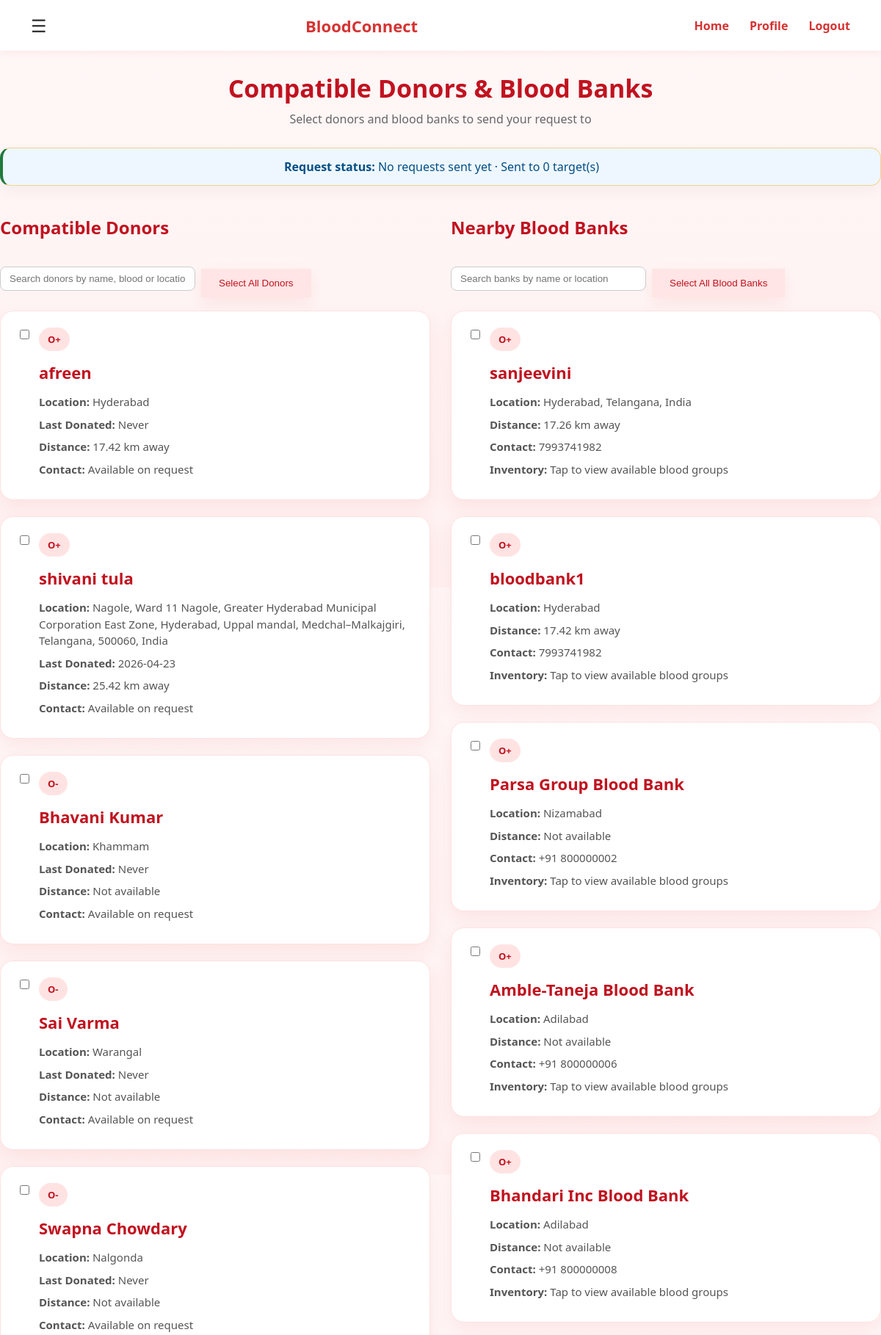
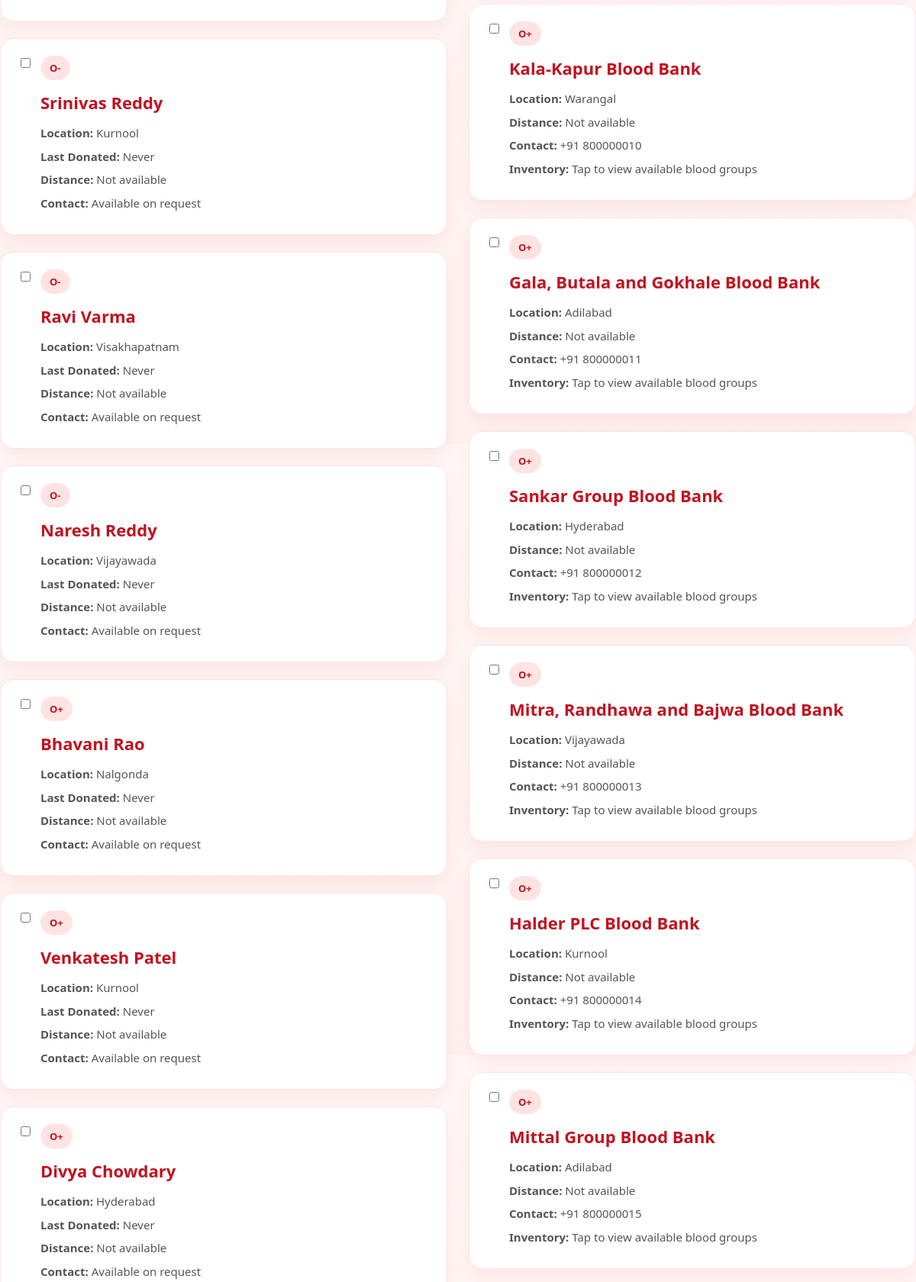
The app's page /results/4 (signed in, upper part) with its own data (2 pictures, top to bottom).
### tables this page shows
CREATE TABLE users(
        id INTEGER PRIMARY KEY AUTOINCREMENT,
        name TEXT NOT NULL,
        email TEXT UNIQUE NOT NULL,
        password TEXT NOT NULL,
        phone TEXT,
        age INTEGER,
        weight REAL,
        blood TEXT,
        location TEXT,
        latitude REAL,
        longitude REAL,
        last_donated TEXT,
        is_donor INTEGER DEFAULT 0,
        is_available INTEGER DEFAULT 1
    , referral_code TEXT, role TEXT DEFAULT 'donor', is_admin INTEGER DEFAULT 0);

CREATE TABLE blood_banks(
        id INTEGER PRIMARY KEY AUTOINCREMENT,
        name TEXT,
        blood_groups_available TEXT,
        phone TEXT,
        location TEXT,
        latitude REAL,
        longitude REAL
    , email TEXT, password TEXT);

CREATE TABLE requests(
        id INTEGER PRIMARY KEY AUTOINCREMENT,
        patient_name TEXT,
        gender TEXT,
        age INTEGER,
        blood TEXT,
        units_required INTEGER,
        hospital TEXT,
        contact_number TEXT,
        location TEXT,
        latitude REAL,
        longitude REAL,
        requester_id INTEGER,
        is_emergency INTEGER DEFAULT 0
    , status TEXT DEFAULT 'open');

### app.py (the view)
@app.route('/results/<int:request_id>')
@login_required
def show_results(request_id):
    req = get_request_by_id(request_id)
    if not req or req[11] != session['user']['id']:
        return "Request not found", 404
    compatible_blood_groups = compat.get(req[4], [req[4]])
    donors = get_compatible_donors()
    request_notifications = get_notifications_by_request(request_id)
    requested_donor_ids = {note[1] for note in request_notifications}
    donor_list = []
    for donor in donors:
        if donor[0] == session['user']['id']:
            continue
        donor_blood = donor[7]
        if req[12] or donor_blood in compatible_blood_groups:  # For emergency, show all donors
            distance = None
            if req[9] and req[10] and donor[9] and donor[10]:
                distance = haversine(req[9], req[10], donor[9], donor[10])
            donor_list.append({
                'id': donor[0],
                'name': donor[1],
                'blood': donor[7],
                'phone': donor[4],
                'location': donor[8],
                'last_donated': donor[11] or 'Never',
                'latitude': donor[9],
                'longitude': donor[10],
                'distance': distance,
                'already_requested': donor[0] in requested_donor_ids
            })
    donor_list.sort(key=lambda x: x['distance'] if x['distance'] is not None else float('inf'))
    request_banks = get_blood_banks_for_request(request_id)
    requested_bank_ids = {bank[0] for bank in request_banks}
    blood_banks = get_all_blood_banks()
    bank_list = []
    for bank in blood_banks:
        if req[12] or req[4] in bank[2]:  # For emergency, show all banks
            distance = None
            if req[9] and req[10] and bank[5] is not None and bank[6] is not None:
                distance = haversine(req[9], req[10], bank[5], bank[6])
            bank_list.append({
                'id': bank[0],
                'name': bank[1],
                'blood_groups_available': bank[2],
                'phone': bank[3],
                'location': bank[4],
                'latitude': bank[5],
                'longitude': bank[6],
                'distance': distance,
                'already_requested': bank[0] in requested_bank_ids
            })
    bank_list.sort(key=lambda x: x['distance'] if x['distance'] is not None else float('inf'))
    request_notes = get_notifications_by_request(request_id)
    accepted_count = sum(1 for note in request_notes if note[3] == 'accepted')
    pending_count = sum(1 for note in request_notes if note[3] == 'pending')
    declined_count = sum(1 for note in request_notes if note[3] == 'declined')
    completed_count = sum(1 for note in request_notes if note[3] == 'completed')
    sent_to_count = len({note[1] for note in request_notes}) + len(get_blood_banks_for_request(request_id))
    if accepted_count:
        request_status = f"{accepted_count} accepted, {pending_count} pending"
    elif pending_count:
        request_status = "Waiting for donor responses"
    elif declined_count:
        request_status = "All donor responses declined"
    else:
        request_status = "No requests sent yet"
    return render_template('results.html',
        request_id=request_id,
        request_status=request_status,
        sent_to_count=sent_to_count,
        patient_name=req[1],
        patient_gender=req[2],
        patient_age=req[3],
        requested_blood=req[4],
        units_required=req[5],
        hospital=req[6],
        contact_number=req[7],
        request_location=req[8],
        donors=donor_list,
        blood_banks=bank_list,
        show_blood_banks="yes" if bank_list else "no",
        is_emergency=req[12]
    )

### app.py (called while the page is built)
@app.context_processor
def inject_user():
    return {'user': session.get('user')}

def login_required(view):
    @wraps(view)
    def wrapped_view(*args, **kwargs):
        if not session.get('user'):
            next_page = request.path
            if request.query_string:
                next_page += '?' + request.query_string.decode('utf-8')
            return redirect(f"/login?next={next_page}")
        return view(*args, **kwargs)
    return wrapped_view

def haversine(lat1, lon1, lat2, lon2):
    R = 6371  # km
    lat1, lon1, lat2, lon2 = map(float, [lat1, lon1, lat2, lon2])
    dlat = radians(lat2 - lat1)
    dlon = radians(lon2 - lon1)
    a = sin(dlat / 2) ** 2 + cos(radians(lat1)) * cos(radians(lat2)) * sin(dlon / 2) ** 2
    c = 2 * atan2(sqrt(a), sqrt(1 - a))
    return R * c

### database.py (called while the page is built)
def get_request_by_id(request_id):
    conn = sqlite3.connect(DB_NAME)
    cur = conn.cursor()
    cur.execute("SELECT * FROM requests WHERE id=?", (request_id,))
    request_row = cur.fetchone()
    conn.close()
    return request_row

def get_notifications_by_request(request_id):
    conn = sqlite3.connect(DB_NAME)
    cur = conn.cursor()
    cur.execute("SELECT * FROM notifications WHERE request_id=?", (request_id,))
    notifications = cur.fetchall()
    conn.close()
    return notifications

def get_blood_banks_for_request(request_id):
    conn = sqlite3.connect(DB_NAME)
    cur = conn.cursor()
    cur.execute('''
        SELECT b.id, b.name, b.phone, b.location, b.latitude, b.longitude, rb.status
        FROM blood_banks b
        JOIN request_blood_banks rb ON b.id = rb.bank_id
        WHERE rb.request_id=?
    ''', (request_id,))
    banks = cur.fetchall()
    conn.close()
    return banks

def get_compatible_donors():
    conn = sqlite3.connect(DB_NAME)
    cur = conn.cursor()
    cur.execute("SELECT * FROM users WHERE is_donor=1 AND is_available=1")
    donors = cur.fetchall()
    conn.close()
    return donors

def get_all_blood_banks():
    conn = sqlite3.connect(DB_NAME)
    cur = conn.cursor()
    cur.execute("SELECT * FROM blood_banks")
    banks = cur.fetchall()
    conn.close()
    return banks

### templates/results.html (shortened to what this page needs)
<!DOCTYPE html>
<html>
<head>
    <link rel="stylesheet" href="{{ url_for('static', filename='style.css') }}">
</head>
<body>
<div class="navbar">
    <div class="menu">☰</div>
    <div class="logo">BloodConnect</div>
    <div class="nav-links">
        {% if user %}
            <a href="/">Home</a>
            <a href="/profile">Profile</a>
            <a href="/logout">Logout</a>
        {% else %}
            <a href="/">Home</a>
            <a href="/login">Sign In</a>
            <a href="/signup">Sign Up</a>
        {% endif %}
    </div>
</div>
<div class="results-wrapper">
    <div class="results-header">
        <h2>Compatible Donors & Blood Banks</h2>
        <p>Select donors and blood banks to send your request to</p>
    </div>
    {% if request_status %}
    <div class="alert-message" style="background: #eef7ff; color: #034f84; border-left: 4px solid #1f7a3d; margin-bottom: 16px;">
        <strong>Request status:</strong> {{ request_status }}{% if sent_to_count is not none %} · Sent to {{ sent_to_count }} target(s){% endif %}
    </div>
    {% endif %}
    <form id="requestForm" method="POST" action="/send-request">
        <div class="split-results">
            <div class="results-column">
                <div class="section-header" style="display: flex; justify-content: space-between; align-items: center; flex-wrap: wrap; gap: 10px;">
                    <div>
                        <h3 class="section-title">Compatible Donors</h3>
                    </div>
                    <div style="display:flex; align-items:center; gap:8px;">
                        <input id="donorSearch" type="text" placeholder="Search donors by name, blood or location" oninput="filterDonors()" style="padding: 8px 12px; border: 1px solid #ccc; border-radius: 8px; min-width:240px;">
                        <button type="button" class="secondary-btn" onclick="selectAllDonors()">Select All Donors</button>
                    </div>
                </div>
                {% if donors %}
                <div class="donor-grid two-col-grid">
                    {% for donor in donors %}
                    <div class="donor-card" data-name="{{ donor.name|lower }}" data-blood="{{ donor.blood|lower }}" data-location="{{ donor.location|lower }}" data-requested="{{ 'true' if donor.already_requested else 'false' }}">
                        <div style="display: flex; align-items: flex-start; gap: 10px;">
                            <input type="checkbox" name="selected_donors" value="{{ donor.id }}" onchange="checkSelections()" {% if donor.already_requested %}checked{% endif %}>
                            <div style="flex: 1;" onclick="openDonorModal('{{ donor.name }}','{{ donor.blood }}','{{ donor.phone }}','{{ donor.location }}','{{ donor.last_donated }}')">
                                <span class="tag">{{ donor.blood }}</span>
                                <h3>{{ donor.name }}</h3>
                                <p><b>Location:</b> {{ donor.location }}</p>
                                <p><b>Last Donated:</b> {{ donor.last_donated }}</p>
                                {% if donor.distance is not none %}
                                    <p><b>Distance:</b> {{ "%.2f"|format(donor.distance) }} km away</p>
                                {% else %}
                                    <p><b>Distance:</b> Not available</p>
                                {% endif %}
                                <p><b>Contact:</b> Available on request</p>
                            </div>
                        </div>
                    </div>
                    {% endfor %}
                </div>
                {% else %}
                <div class="empty-state">
                    <h3>No matching donors found.</h3>
                    <p>Try checking nearby blood banks.</p>
                </div>
                {% endif %}
            </div>
            <div class="results-column">
                <div class="section-header" style="display: flex; justify-content: space-between; align-items: center; flex-wrap: wrap; gap: 10px;">
                    <div>
                        <h3 class="section-title">Nearby Blood Banks</h3>
                    </div>
                    <div style="display:flex; align-items:center; gap:8px;">
                        <input id="bankSearch" type="text" placeholder="Search banks by name or location" oninput="filterBanks()" style="padding: 8px 12px; border: 1px solid #ccc; border-radius: 8px; min-width:240px;">
                        <button type="button" class="secondary-btn" onclick="selectAllBanks()">Select All Blood Banks</button>
                    </div>
                </div>
                {% if blood_banks %}
                <div class="donor-grid two-col-grid">
                    {% for bank in blood_banks %}
                    <div class="donor-card" data-name="{{ bank.name|lower }}" data-location="{{ bank.location|lower }}" data-requested="{{ 'true' if bank.already_requested else 'false' }}">
                        <div style="display: flex; align-items: flex-start; gap: 10px;">
                            <input type="checkbox" name="selected_banks" value="{{ bank.id }}" onchange="checkSelections()" {% if bank.already_requested %}checked{% endif %}>
                            <div style="flex: 1;" data-name="{{ bank.name|e }}"
                                 data-phone="{{ bank.phone|e }}"
                                 data-location="{{ bank.location|e }}"
                                 data-distance="{{ bank.distance if bank.distance is not none else '' }}"
                                 data-inventory="{{ bank.blood_groups_available|e }}"
                                 onclick="openBloodBankModalFromCard(this)">
                                <span class="tag">{{ requested_blood }}</span>
                                <h3>{{ bank.name }}</h3>
                                <p><b>Location:</b> {{ bank.location }}</p>
                                {% if bank.distance is not none %}
                                    <p><b>Distance:</b> {{ "%.2f"|format(bank.distance) }} km away</p>
                                {% else %}
                                    <p><b>Distance:</b> Not available</p>
                                {% endif %}
                                <p><b>Contact:</b> {{ bank.phone }}</p>
                                <p><b>Inventory:</b> Tap to view available blood groups</p>
                            </div>
                        </div>
                    </div>
                    {% endfor %}
                </div>
                {% else %}
                <div class="empty-state">
                    <h3>No matching blood banks found.</h3>
                    <p>No blood banks with {{ requested_blood }} were found.</p>
                </div>
                {% endif %}
            </div>
        </div>
    </form>
</div>
</body>
</html>

### static/style.css (style rules this page uses)
body { margin: 0; font-family: 'Segoe UI', sans-serif; background: linear-gradient(to bottom, #fff7f7, #fff1f1); color: #333; }
.navbar { display: flex; justify-content: space-between; align-items: center; padding: 18px 42px; background: rgba(255, 255, 255, 0.95); box-shadow: 0 2px 12px rgba(214, 51, 51, 0.08); position: sticky; top: 0; z-index: 100; }
.logo { font-size: 22px; font-weight: 700; color: #d63333; }
.nav-links a { margin-left: 24px; text-decoration: none; color: #d63333; font-weight: 600; transition: 0.25s ease; }
.menu { font-size: 24px; cursor: pointer; color: #333; }
.secondary-btn { background: white; color: #d63333; border: 1px solid #f3b3b3; box-shadow: 0 8px 20px rgba(214, 51, 51, 0.08); }
.secondary-btn { width:auto; margin-top:12px; background:#ffe5e5 !important; color:#c1121f !important; border:none; padding: 12px 24px; }
.results-header { text-align: center; margin-bottom: 28px; }
.results-header h2 { color: #c1121f; font-size: 34px; margin-bottom: 8px; }
.results-header p { color: #666; font-size: 16px; margin: 0; }
.alert-message { background: linear-gradient(to right, #fff4d6, #fff8e8); color: #8a5a00; border: 1px solid #f3d48a; padding: 14px 18px; border-radius: 14px; margin-bottom: 24px; text-align: center; box-shadow: 0 8px 20px rgba(0,0,0,0.04); }
.donor-grid { display: grid; grid-template-columns: repeat(3, 1fr); gap: 22px; }
.donor-card { background: white; border-radius: 18px; padding: 22px; box-shadow: 0 10px 24px rgba(214, 51, 51, 0.08); border: 1px solid #ffe1e1; cursor: pointer; transition: all 0.3s ease; position: relative; }
.donor-card h3 { margin-top: 14px; margin-bottom: 14px; color: #c1121f; font-size: 22px; }
.donor-card p { margin: 8px 0; color: #555; line-height: 1.5; font-size: 15px; }
.tag { display: inline-block; background: #ffe3e3; color: #c1121f; padding: 7px 12px; border-radius: 999px; font-size: 13px; font-weight: 700; }
.split-results { display: grid; grid-template-columns: 1fr 1fr; gap: 28px; align-items: start; }
.results-column { background: transparent; }
.section-title { color: #c1121f; font-size: 24px; margin-bottom: 18px; text-align: center; }
.two-col-grid { grid-template-columns: 1fr; }
.section-header { display: flex; justify-content: space-between; align-items: flex-start; gap: 16px; margin-bottom: 18px; }

### records on screen
users: blood "O+", name "afreen", location "Hyderabad", last_donated "Never", distance "17.42"
users: blood "O+", name "shivani tula", location "Nagole, Ward 11 Nagole, Greater Hyderabad Municipal Corporation East Zone, Hyderabad, Uppal mandal, Medchal–Malkajgiri, Telangana, 500060, India", last_donated "2026-04-23", distance "25.42"
users: blood "O-", name "Bhavani Kumar", location "Khammam", last_donated "Never", shows "Distance:"
users: blood "O-", name "Sai Varma", location "Warangal", last_donated "Never", shows "Distance:"
users: blood "O-", name "Swapna Chowdary", location "Nalgonda", last_donated "Never", shows "Distance:"
users: blood "O-", name "Srinivas Reddy", location "Kurnool", last_donated "Never", shows "Distance:"
users: blood "O-", name "Ravi Varma", location "Visakhapatnam", last_donated "Never", shows "Distance:"
users: blood "O-", name "Naresh Reddy", location "Vijayawada", last_donated "Never", shows "Distance:"
users: blood "O+", name "Bhavani Rao", location "Nalgonda", last_donated "Never", shows "Distance:"
users: blood "O+", name "Venkatesh Patel", location "Kurnool", last_donated "Never", shows "Distance:"
users: blood "O+", name "Divya Chowdary", location "Hyderabad", last_donated "Never", shows "Distance:"
blood_banks: name "sanjeevini", location "Hyderabad, Telangana, India", distance "17.26", phone "7993741982"
requests: blood "O+"
blood_banks: name "bloodbank1", location "Hyderabad", distance "17.42", phone "7993741982"
blood_banks: name "Parsa Group Blood Bank", location "Nizamabad", shows "Distance:", phone "+91 800000002"
blood_banks: name "Amble-Taneja Blood Bank", location "Adilabad", shows "Distance:", phone "+91 800000006"
blood_banks: name "Bhandari Inc Blood Bank", location "Adilabad", shows "Distance:", phone "+91 800000008"
blood_banks: name "Kala-Kapur Blood Bank", location "Warangal", shows "Distance:", phone "+91 800000010"
blood_banks: name "Gala, Butala and Gokhale Blood Bank", location "Adilabad", shows "Distance:", phone "+91 800000011"
blood_banks: name "Sankar Group Blood Bank", location "Hyderabad", shows "Distance:", phone "+91 800000012"
blood_banks: name "Mitra, Randhawa and Bajwa Blood Bank", location "Vijayawada", shows "Distance:", phone "+91 800000013"
blood_banks: name "Halder PLC Blood Bank", location "Kurnool", shows "Distance:", phone "+91 800000014"
blood_banks: name "Mittal Group Blood Bank", location "Adilabad", shows "Distance:", phone "+91 800000015"

### other values on screen
{{ request_status }} "No requests sent yet"
{{ sent_to_count }} "0"
